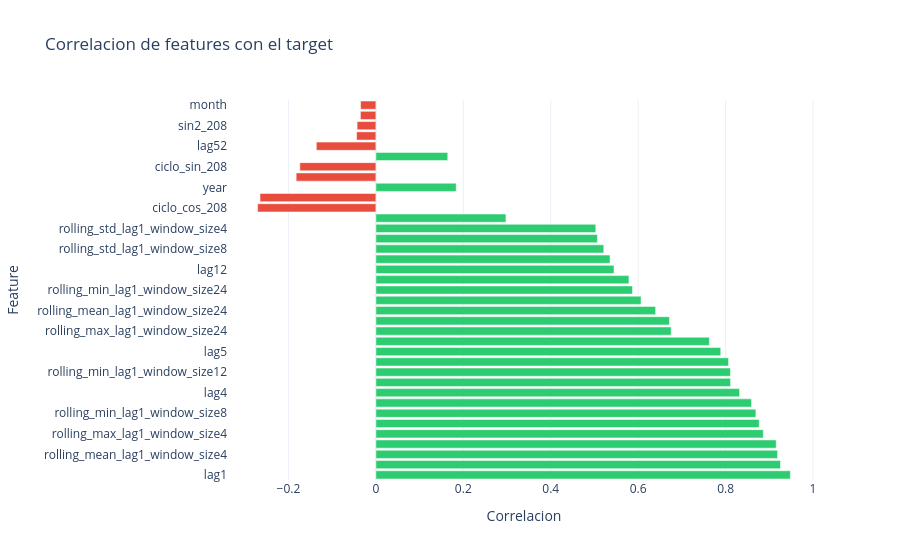

This figure's notebook cell:
### Code cell
corr = correlaciones_con_target(features_df, feature_cols)
graficar_correlaciones(corr, 'Correlacion de features con el target')

### Figure 1 — Plotly figure (JSON) as saved in the notebook; plotly's stock layout.template omitted (floating-point values rounded to 4 significant figures)
{"data": [{"marker": {"color": ["#2ecc71", "#2ecc71", "#2ecc71", "#2ecc71", "#2ecc71", "#2ecc71", "#2ecc71", "#2ecc71", "#2ecc71", "#2ecc71", "#2ecc71", "#2ecc71", "#2ecc71", "#2ecc71", "#2ecc71", "#2ecc71", "#2ecc71", "#2ecc71", "#2ecc71", "#2ecc71", "#2ecc71", "#2ecc71", "#2ecc71", "#2ecc71", "#2ecc71", "#2ecc71", "#e74c3c", "#e74c3c", "#2ecc71", "#e74c3c", "#e74c3c", "#2ecc71", "#e74c3c", "#e74c3c", "#e74c3c", "#e74c3c", "#e74c3c"]}, "orientation": "h", "type": "bar", "x": [0.9483, 0.9256, 0.919, 0.9158, 0.8862, 0.8769, 0.8693, 0.8593, 0.832, 0.8114, 0.8112, 0.8068, 0.7889, 0.7629, 0.6756, 0.6715, 0.64, 0.6066, 0.5871, 0.5788, 0.5447, 0.5357, 0.5214, 0.5068, 0.5031, 0.2975, -0.2706, -0.265, 0.1838, -0.1824, -0.174, 0.1644, -0.1362, -0.04424, -0.04292, -0.03535, -0.03501], "y": ["lag1", "rolling_min_lag1_window_size4", "rolling_mean_lag1_window_size4", "lag2", "rolling_max_lag1_window_size4", "lag3", "rolling_min_lag1_window_size8", "rolling_mean_lag1_window_size8", "lag4", "rolling_max_lag1_window_size8", "rolling_min_lag1_window_size12", "rolling_mean_lag1_window_size12", "lag5", "rolling_max_lag1_window_size12", "rolling_max_lag1_window_size24", "lag8", "rolling_mean_lag1_window_size24", "rolling_std_lag1_window_size24", "rolling_min_lag1_window_size24", "lag11", "lag12", "rolling_std_lag1_window_size12", "rolling_std_lag1_window_size8", "lag13", "rolling_std_lag1_window_size4", "cos2_208", "ciclo_cos_208", "cos1_208", "year", "sin1_208", "ciclo_sin_208", "lag24", "lag52", "quarter", "sin2_208", "semana_iso", "month"]}], "layout": {"height": 560, "title": {"text": "Correlacion de features con el target"}, "xaxis": {"title": {"text": "Correlacion"}}, "yaxis": {"title": {"text": "Feature"}}}}
